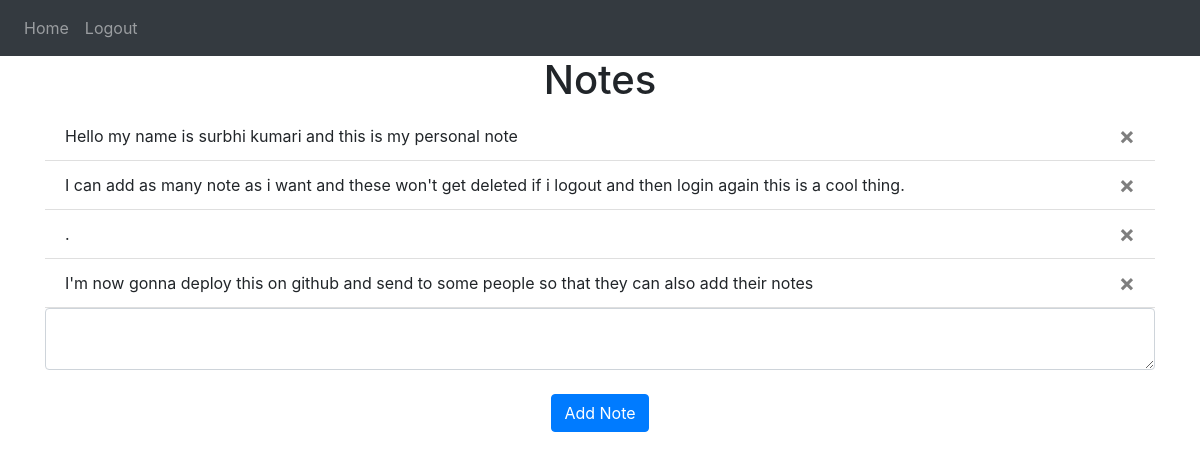
The app's page / (signed in) with its own data.
### website/models.py (models this page shows)
class Note(db.Model):
    id=db.Column(db.Integer, primary_key=True)
    data = db.Column(db.String(10000))
    date = db.Column(db.DateTime(timezone=True), default=func.now())
    user_id = db.Column(db.Integer, db.ForeignKey('user.id'))

### website/views.py (the view, shortened to what this page needs)
@views.route('/', methods=['GET', 'POST'])
@login_required
def home():
    return render_template("home.html", user=current_user)

### website/__init__.py (called while the page is built)
def create_app():
    app=Flask(__name__)
    app.config['SECRET_KEY']='abcdefghijk'
    app.config['SQLALCHEMY_DATABASE_URI'] = f'sqlite:///{DB_NAME}'
    db.init_app(app)
    from .views import views
    from .auth import auth
    app.register_blueprint(views, url_prefix='/')
    app.register_blueprint(auth, url_prefix='/')
    from .models import User, Note
    create_database(app)
    login_manager=LoginManager()
    login_manager.login_view='auth.login'
    login_manager.init_app(app)
    @login_manager.user_loader
    def load_user(id):
        return User.query.get(int(id))
    return app

### website/templates/home.html (shortened to what this page needs)
{% extends "base.html" %}
{% block content %}
<h1 align="center">Notes</h1>
<ul class="list-group list-group-flush" id="notes">
    {% for note in user.notes %}
    <li class="list-group-item">{{ note.data }}
        <button type="button" class="close" onclick="deleteNote({{note.id}})">
            <span aria-hidden="true">&times;</span>
        </button>
    </li>
    {% endfor %}
</ul>
<form method="post">
    <textarea name="note" id="note" class="form-control"></textarea>
    <br>
    <div align="center">
        <button type="submit" class="btn btn-primary">Add Note</button>
    </div>
</form>
{% endblock %}

### website/templates/base.html (shortened to what this page needs)
<!DOCTYPE html>
<html lang="en">
  <head>
    <link
      rel="stylesheet"
      href="https://stackpath.bootstrapcdn.com/bootstrap/4.4.1/css/bootstrap.min.css"
    />
    <link
      rel="stylesheet"
      href="https://stackpath.bootstrapcdn.com/font-awesome/4.7.0/css/font-awesome.min.css"
    />
  </head>
  <body>
    <nav class="navbar navbar-expand-lg navbar-dark bg-dark">
      <div class="collapse navbar-collapse" id="navbar">
        <div class="navbar-nav">
          {% if user.is_authenticated %}
          <a class="nav-item nav-link" id="home" href="/">Home</a>
          <a class="nav-item nav-link" id="logout" href="/logout">Logout</a>
          {% else %}
          <a class="nav-item nav-link" id="login" href="/login">Login</a>
          <a class="nav-item nav-link" id="signup" href="/sign-up">Sign Up</a>
          {% endif %}
        </div>
      </div>
    </nav>
    <div class="container">
      {% block content %}
      {% endblock %}
    </div>
  </body>
</html>

### records on screen
Note: data "Hello my name is surbhi kumari and this is my personal note"
Note: data "I can add as many note as i want and these won't get deleted if i logout and then login again this is a cool thing."
Note: data "."
Note: data "I'm now gonna deploy this on github and send to some people so that they can also add their notes"
